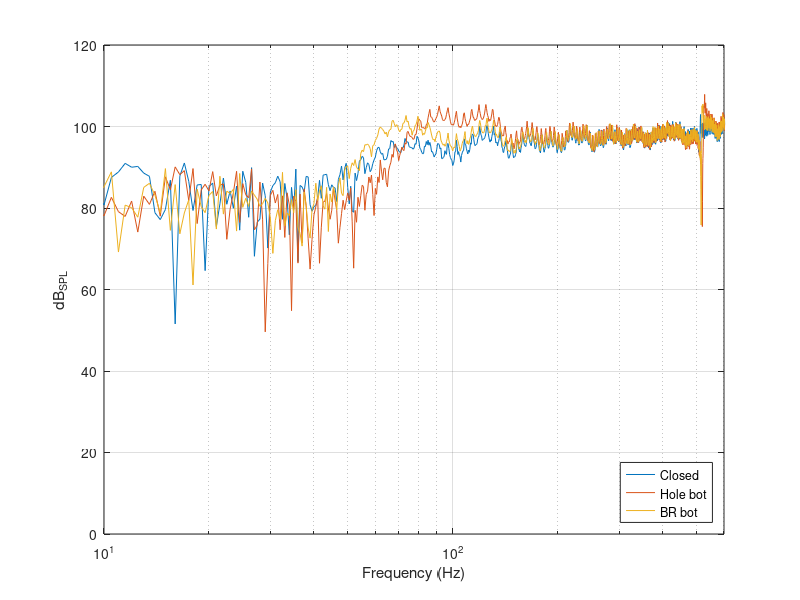

Here is the MATLAB script that generated this plot:
load Measurements.mat

% Normalized frequency
Y0 = fft(PG_closed);
Y1 = fft(PG_hole_bot);
Y2 = fft(PG_BR_bot);

% To dB_SPL
Y0 = 20*log10(Y0./20e-6);
Y1 = 20*log10(Y1./20e-6);
Y2 = 20*log10(Y2./20e-6);

figure
semilogx(f(1:end/2), abs(Y0(1:end/2)))
hold on
semilogx(f(1:end/2), abs(Y1(1:end/2)))
semilogx(f(1:end/2), abs(Y2(1:end/2)))
grid on
xlabel('Frequency (Hz)');
ylabel('dB_{SPL}');
xlim([10, 600]);
legend('Closed', 'Hole bot', 'BR bot', "location", "southeast");